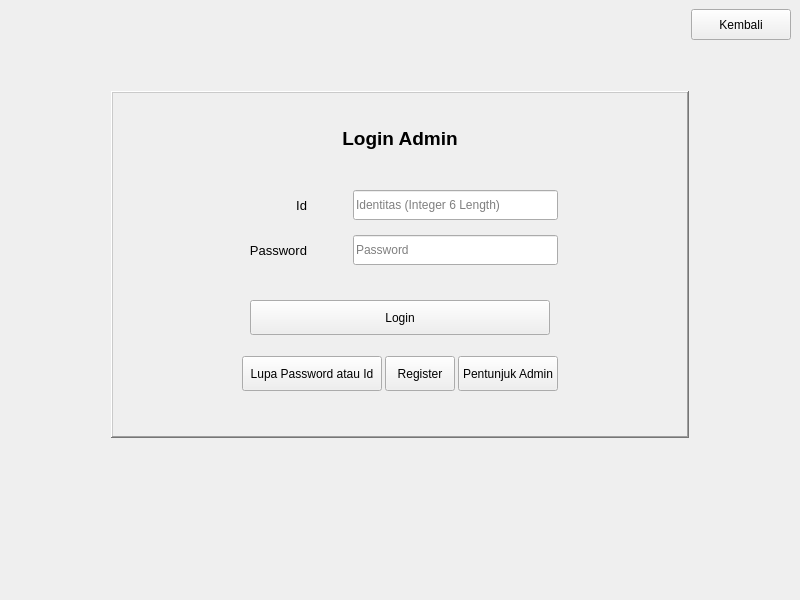
<?xml version="1.0" encoding="UTF-8"?>
<ui version="4.0">
 <class>MainWindow</class>
 <widget class="QMainWindow" name="MainWindow">
  <property name="geometry">
   <rect>
    <x>0</x>
    <y>0</y>
    <width>800</width>
    <height>600</height>
   </rect>
  </property>
  <property name="windowTitle">
   <string>MainWindow</string>
  </property>
  <property name="windowIcon">
   <iconset resource="sourcesGambar.qrc">
    <normaloff>:/Main/logo_unikom_kuning.png</normaloff>:/Main/logo_unikom_kuning.png</iconset>
  </property>
  <widget class="QWidget" name="centralwidget">
   <layout class="QVBoxLayout" name="verticalLayout">
    <item>
     <widget class="QFrame" name="frame_2">
      <property name="maximumSize">
       <size>
        <width>16777215</width>
        <height>31</height>
       </size>
      </property>
      <property name="frameShape">
       <enum>QFrame::NoFrame</enum>
      </property>
      <property name="frameShadow">
       <enum>QFrame::Raised</enum>
      </property>
      <layout class="QHBoxLayout" name="horizontalLayout">
       <property name="spacing">
        <number>0</number>
       </property>
       <property name="leftMargin">
        <number>0</number>
       </property>
       <property name="topMargin">
        <number>0</number>
       </property>
       <property name="rightMargin">
        <number>0</number>
       </property>
       <property name="bottomMargin">
        <number>0</number>
       </property>
       <item>
        <spacer name="horizontalSpacer">
         <property name="orientation">
          <enum>Qt::Horizontal</enum>
         </property>
         <property name="sizeHint" stdset="0">
          <size>
           <width>40</width>
           <height>31</height>
          </size>
         </property>
        </spacer>
       </item>
       <item>
        <widget class="QPushButton" name="pbKembali">
         <property name="minimumSize">
          <size>
           <width>100</width>
           <height>30</height>
          </size>
         </property>
         <property name="maximumSize">
          <size>
           <width>16777215</width>
           <height>40</height>
          </size>
         </property>
         <property name="toolTip">
          <string>Kembali ke menu Login</string>
         </property>
         <property name="toolTipDuration">
          <number>-200</number>
         </property>
         <property name="text">
          <string>Kembali</string>
         </property>
        </widget>
       </item>
      </layout>
     </widget>
    </item>
    <item>
     <spacer name="verticalSpacer_4">
      <property name="orientation">
       <enum>Qt::Vertical</enum>
      </property>
      <property name="sizeHint" stdset="0">
       <size>
        <width>20</width>
        <height>43</height>
       </size>
      </property>
     </spacer>
    </item>
    <item>
     <widget class="QFrame" name="frame">
      <property name="frameShape">
       <enum>QFrame::NoFrame</enum>
      </property>
      <property name="frameShadow">
       <enum>QFrame::Raised</enum>
      </property>
      <layout class="QHBoxLayout" name="horizontalLayout_3">
       <item>
        <spacer name="horizontalSpacer_3">
         <property name="orientation">
          <enum>Qt::Horizontal</enum>
         </property>
         <property name="sizeType">
          <enum>QSizePolicy::Expanding</enum>
         </property>
         <property name="sizeHint" stdset="0">
          <size>
           <width>150</width>
           <height>20</height>
          </size>
         </property>
        </spacer>
       </item>
       <item>
        <widget class="QFrame" name="frame_4">
         <property name="sizePolicy">
          <sizepolicy hsizetype="MinimumExpanding" vsizetype="MinimumExpanding">
           <horstretch>0</horstretch>
           <verstretch>0</verstretch>
          </sizepolicy>
         </property>
         <property name="frameShape">
          <enum>QFrame::WinPanel</enum>
         </property>
         <property name="frameShadow">
          <enum>QFrame::Raised</enum>
         </property>
         <property name="lineWidth">
          <number>1</number>
         </property>
         <property name="midLineWidth">
          <number>0</number>
         </property>
         <layout class="QVBoxLayout" name="verticalLayout_2">
          <property name="leftMargin">
           <number>20</number>
          </property>
          <property name="rightMargin">
           <number>20</number>
          </property>
          <item>
           <spacer name="verticalSpacer_6">
            <property name="orientation">
             <enum>Qt::Vertical</enum>
            </property>
            <property name="sizeType">
             <enum>QSizePolicy::Fixed</enum>
            </property>
            <property name="sizeHint" stdset="0">
             <size>
              <width>20</width>
              <height>25</height>
             </size>
            </property>
           </spacer>
          </item>
          <item>
           <widget class="QLabel" name="label_2">
            <property name="sizePolicy">
             <sizepolicy hsizetype="Expanding" vsizetype="Expanding">
              <horstretch>0</horstretch>
              <verstretch>0</verstretch>
             </sizepolicy>
            </property>
            <property name="font">
             <font>
              <pointsize>14</pointsize>
              <weight>75</weight>
              <bold>true</bold>
             </font>
            </property>
            <property name="text">
             <string>Login Admin</string>
            </property>
            <property name="alignment">
             <set>Qt::AlignCenter</set>
            </property>
           </widget>
          </item>
          <item>
           <spacer name="verticalSpacer_5">
            <property name="orientation">
             <enum>Qt::Vertical</enum>
            </property>
            <property name="sizeType">
             <enum>QSizePolicy::Fixed</enum>
            </property>
            <property name="sizeHint" stdset="0">
             <size>
              <width>20</width>
              <height>25</height>
             </size>
            </property>
           </spacer>
          </item>
          <item>
           <widget class="QFrame" name="frame_8">
            <property name="frameShape">
             <enum>QFrame::NoFrame</enum>
            </property>
            <property name="frameShadow">
             <enum>QFrame::Raised</enum>
            </property>
            <layout class="QHBoxLayout" name="horizontalLayout_7">
             <property name="spacing">
              <number>6</number>
             </property>
             <property name="bottomMargin">
              <number>0</number>
             </property>
             <item>
              <spacer name="horizontalSpacer_13">
               <property name="orientation">
                <enum>Qt::Horizontal</enum>
               </property>
               <property name="sizeType">
                <enum>QSizePolicy::Maximum</enum>
               </property>
               <property name="sizeHint" stdset="0">
                <size>
                 <width>100</width>
                 <height>20</height>
                </size>
               </property>
              </spacer>
             </item>
             <item>
              <widget class="QLabel" name="label_5">
               <property name="minimumSize">
                <size>
                 <width>65</width>
                 <height>0</height>
                </size>
               </property>
               <property name="maximumSize">
                <size>
                 <width>70</width>
                 <height>16777215</height>
                </size>
               </property>
               <property name="font">
                <font>
                 <pointsize>10</pointsize>
                </font>
               </property>
               <property name="text">
                <string>Id</string>
               </property>
               <property name="scaledContents">
                <bool>true</bool>
               </property>
               <property name="alignment">
                <set>Qt::AlignRight|Qt::AlignTrailing|Qt::AlignVCenter</set>
               </property>
               <property name="wordWrap">
                <bool>false</bool>
               </property>
              </widget>
             </item>
             <item>
              <spacer name="horizontalSpacer_14">
               <property name="orientation">
                <enum>Qt::Horizontal</enum>
               </property>
               <property name="sizeType">
                <enum>QSizePolicy::Fixed</enum>
               </property>
               <property name="sizeHint" stdset="0">
                <size>
                 <width>40</width>
                 <height>20</height>
                </size>
               </property>
              </spacer>
             </item>
             <item>
              <widget class="QLineEdit" name="leId">
               <property name="minimumSize">
                <size>
                 <width>200</width>
                 <height>30</height>
                </size>
               </property>
               <property name="inputMethodHints">
                <set>Qt::ImhNone</set>
               </property>
               <property name="maxLength">
                <number>6</number>
               </property>
               <property name="placeholderText">
                <string>Identitas (Integer 6 Length)</string>
               </property>
              </widget>
             </item>
             <item>
              <spacer name="horizontalSpacer_15">
               <property name="orientation">
                <enum>Qt::Horizontal</enum>
               </property>
               <property name="sizeType">
                <enum>QSizePolicy::Maximum</enum>
               </property>
               <property name="sizeHint" stdset="0">
                <size>
                 <width>100</width>
                 <height>20</height>
                </size>
               </property>
              </spacer>
             </item>
            </layout>
           </widget>
          </item>
          <item>
           <widget class="QFrame" name="frame_5">
            <property name="frameShape">
             <enum>QFrame::NoFrame</enum>
            </property>
            <property name="frameShadow">
             <enum>QFrame::Raised</enum>
            </property>
            <layout class="QHBoxLayout" name="horizontalLayout_4">
             <property name="spacing">
              <number>6</number>
             </property>
             <property name="bottomMargin">
              <number>0</number>
             </property>
             <item>
              <spacer name="horizontalSpacer_5">
               <property name="orientation">
                <enum>Qt::Horizontal</enum>
               </property>
               <property name="sizeType">
                <enum>QSizePolicy::Maximum</enum>
               </property>
               <property name="sizeHint" stdset="0">
                <size>
                 <width>100</width>
                 <height>20</height>
                </size>
               </property>
              </spacer>
             </item>
             <item>
              <widget class="QLabel" name="label_3">
               <property name="minimumSize">
                <size>
                 <width>65</width>
                 <height>0</height>
                </size>
               </property>
               <property name="maximumSize">
                <size>
                 <width>70</width>
                 <height>16777215</height>
                </size>
               </property>
               <property name="font">
                <font>
                 <pointsize>10</pointsize>
                </font>
               </property>
               <property name="inputMethodHints">
                <set>Qt::ImhNone</set>
               </property>
               <property name="text">
                <string>Password</string>
               </property>
               <property name="scaledContents">
                <bool>true</bool>
               </property>
               <property name="alignment">
                <set>Qt::AlignRight|Qt::AlignTrailing|Qt::AlignVCenter</set>
               </property>
               <property name="wordWrap">
                <bool>false</bool>
               </property>
              </widget>
             </item>
             <item>
              <spacer name="horizontalSpacer_6">
               <property name="orientation">
                <enum>Qt::Horizontal</enum>
               </property>
               <property name="sizeType">
                <enum>QSizePolicy::Fixed</enum>
               </property>
               <property name="sizeHint" stdset="0">
                <size>
                 <width>40</width>
                 <height>20</height>
                </size>
               </property>
              </spacer>
             </item>
             <item>
              <widget class="QLineEdit" name="lePass">
               <property name="minimumSize">
                <size>
                 <width>200</width>
                 <height>30</height>
                </size>
               </property>
               <property name="inputMethodHints">
                <set>Qt::ImhHiddenText|Qt::ImhNoAutoUppercase|Qt::ImhNoPredictiveText|Qt::ImhSensitiveData</set>
               </property>
               <property name="maxLength">
                <number>30</number>
               </property>
               <property name="frame">
                <bool>true</bool>
               </property>
               <property name="echoMode">
                <enum>QLineEdit::Password</enum>
               </property>
               <property name="placeholderText">
                <string>Password</string>
               </property>
              </widget>
             </item>
             <item>
              <spacer name="horizontalSpacer_8">
               <property name="orientation">
                <enum>Qt::Horizontal</enum>
               </property>
               <property name="sizeType">
                <enum>QSizePolicy::Maximum</enum>
               </property>
               <property name="sizeHint" stdset="0">
                <size>
                 <width>100</width>
                 <height>20</height>
                </size>
               </property>
              </spacer>
             </item>
            </layout>
           </widget>
          </item>
          <item>
           <spacer name="verticalSpacer_2">
            <property name="orientation">
             <enum>Qt::Vertical</enum>
            </property>
            <property name="sizeType">
             <enum>QSizePolicy::Maximum</enum>
            </property>
            <property name="sizeHint" stdset="0">
             <size>
              <width>20</width>
              <height>20</height>
             </size>
            </property>
           </spacer>
          </item>
          <item>
           <widget class="QFrame" name="frame_6">
            <property name="maximumSize">
             <size>
              <width>16777215</width>
              <height>50</height>
             </size>
            </property>
            <property name="frameShape">
             <enum>QFrame::NoFrame</enum>
            </property>
            <property name="frameShadow">
             <enum>QFrame::Raised</enum>
            </property>
            <layout class="QHBoxLayout" name="horizontalLayout_5">
             <item>
              <spacer name="horizontalSpacer_7">
               <property name="orientation">
                <enum>Qt::Horizontal</enum>
               </property>
               <property name="sizeType">
                <enum>QSizePolicy::Expanding</enum>
               </property>
               <property name="sizeHint" stdset="0">
                <size>
                 <width>100</width>
                 <height>20</height>
                </size>
               </property>
              </spacer>
             </item>
             <item>
              <widget class="QPushButton" name="pbLogin">
               <property name="minimumSize">
                <size>
                 <width>300</width>
                 <height>35</height>
                </size>
               </property>
               <property name="maximumSize">
                <size>
                 <width>300</width>
                 <height>500</height>
                </size>
               </property>
               <property name="acceptDrops">
                <bool>true</bool>
               </property>
               <property name="toolTip">
                <string/>
               </property>
               <property name="toolTipDuration">
                <number>0</number>
               </property>
               <property name="statusTip">
                <string/>
               </property>
               <property name="whatsThis">
                <string/>
               </property>
               <property name="text">
                <string>Login</string>
               </property>
              </widget>
             </item>
             <item>
              <spacer name="horizontalSpacer_9">
               <property name="orientation">
                <enum>Qt::Horizontal</enum>
               </property>
               <property name="sizeType">
                <enum>QSizePolicy::Expanding</enum>
               </property>
               <property name="sizeHint" stdset="0">
                <size>
                 <width>100</width>
                 <height>20</height>
                </size>
               </property>
              </spacer>
             </item>
            </layout>
           </widget>
          </item>
          <item>
           <widget class="QFrame" name="frame_7">
            <property name="maximumSize">
             <size>
              <width>16777215</width>
              <height>50</height>
             </size>
            </property>
            <property name="frameShape">
             <enum>QFrame::NoFrame</enum>
            </property>
            <property name="frameShadow">
             <enum>QFrame::Raised</enum>
            </property>
            <layout class="QHBoxLayout" name="horizontalLayout_8">
             <property name="spacing">
              <number>3</number>
             </property>
             <item>
              <spacer name="horizontalSpacer_12">
               <property name="orientation">
                <enum>Qt::Horizontal</enum>
               </property>
               <property name="sizeType">
                <enum>QSizePolicy::Expanding</enum>
               </property>
               <property name="sizeHint" stdset="0">
                <size>
                 <width>100</width>
                 <height>20</height>
                </size>
               </property>
              </spacer>
             </item>
             <item>
              <widget class="QPushButton" name="pbLupa">
               <property name="enabled">
                <bool>true</bool>
               </property>
               <property name="minimumSize">
                <size>
                 <width>140</width>
                 <height>35</height>
                </size>
               </property>
               <property name="maximumSize">
                <size>
                 <width>150</width>
                 <height>35</height>
                </size>
               </property>
               <property name="acceptDrops">
                <bool>true</bool>
               </property>
               <property name="toolTip">
                <string/>
               </property>
               <property name="toolTipDuration">
                <number>0</number>
               </property>
               <property name="statusTip">
                <string/>
               </property>
               <property name="whatsThis">
                <string/>
               </property>
               <property name="text">
                <string>Lupa Password atau Id</string>
               </property>
              </widget>
             </item>
             <item>
              <widget class="QPushButton" name="pbRegister">
               <property name="minimumSize">
                <size>
                 <width>0</width>
                 <height>35</height>
                </size>
               </property>
               <property name="maximumSize">
                <size>
                 <width>70</width>
                 <height>500</height>
                </size>
               </property>
               <property name="acceptDrops">
                <bool>true</bool>
               </property>
               <property name="toolTip">
                <string/>
               </property>
               <property name="toolTipDuration">
                <number>0</number>
               </property>
               <property name="statusTip">
                <string/>
               </property>
               <property name="whatsThis">
                <string/>
               </property>
               <property name="text">
                <string>Register</string>
               </property>
              </widget>
             </item>
             <item>
              <widget class="QPushButton" name="pbPetunjuk">
               <property name="enabled">
                <bool>true</bool>
               </property>
               <property name="minimumSize">
                <size>
                 <width>100</width>
                 <height>35</height>
                </size>
               </property>
               <property name="maximumSize">
                <size>
                 <width>100</width>
                 <height>35</height>
                </size>
               </property>
               <property name="acceptDrops">
                <bool>true</bool>
               </property>
               <property name="toolTip">
                <string/>
               </property>
               <property name="toolTipDuration">
                <number>0</number>
               </property>
               <property name="statusTip">
                <string/>
               </property>
               <property name="whatsThis">
                <string/>
               </property>
               <property name="text">
                <string>Pentunjuk Admin</string>
               </property>
              </widget>
             </item>
             <item>
              <spacer name="horizontalSpacer_16">
               <property name="orientation">
                <enum>Qt::Horizontal</enum>
               </property>
               <property name="sizeType">
                <enum>QSizePolicy::Expanding</enum>
               </property>
               <property name="sizeHint" stdset="0">
                <size>
                 <width>100</width>
                 <height>20</height>
                </size>
               </property>
              </spacer>
             </item>
            </layout>
           </widget>
          </item>
          <item>
           <spacer name="verticalSpacer">
            <property name="orientation">
             <enum>Qt::Vertical</enum>
            </property>
            <property name="sizeType">
             <enum>QSizePolicy::Fixed</enum>
            </property>
            <property name="sizeHint" stdset="0">
             <size>
              <width>20</width>
              <height>30</height>
             </size>
            </property>
           </spacer>
          </item>
         </layout>
        </widget>
       </item>
       <item>
        <spacer name="horizontalSpacer_4">
         <property name="orientation">
          <enum>Qt::Horizontal</enum>
         </property>
         <property name="sizeType">
          <enum>QSizePolicy::Expanding</enum>
         </property>
         <property name="sizeHint" stdset="0">
          <size>
           <width>150</width>
           <height>20</height>
          </size>
         </property>
        </spacer>
       </item>
      </layout>
     </widget>
    </item>
    <item>
     <spacer name="verticalSpacer_3">
      <property name="orientation">
       <enum>Qt::Vertical</enum>
      </property>
      <property name="sizeHint" stdset="0">
       <size>
        <width>20</width>
        <height>43</height>
       </size>
      </property>
     </spacer>
    </item>
    <item>
     <widget class="QFrame" name="frame_3">
      <property name="maximumSize">
       <size>
        <width>16777215</width>
        <height>105</height>
       </size>
      </property>
      <property name="frameShape">
       <enum>QFrame::NoFrame</enum>
      </property>
      <property name="frameShadow">
       <enum>QFrame::Raised</enum>
      </property>
      <layout class="QHBoxLayout" name="horizontalLayout_2">
       <property name="spacing">
        <number>1</number>
       </property>
       <property name="leftMargin">
        <number>1</number>
       </property>
       <property name="topMargin">
        <number>1</number>
       </property>
       <property name="rightMargin">
        <number>1</number>
       </property>
       <property name="bottomMargin">
        <number>1</number>
       </property>
       <item>
        <widget class="QLabel" name="lLogoUnikom">
         <property name="sizePolicy">
          <sizepolicy hsizetype="Fixed" vsizetype="Fixed">
           <horstretch>0</horstretch>
           <verstretch>0</verstretch>
          </sizepolicy>
         </property>
         <property name="minimumSize">
          <size>
           <width>100</width>
           <height>100</height>
          </size>
         </property>
         <property name="maximumSize">
          <size>
           <width>100</width>
           <height>100</height>
          </size>
         </property>
         <property name="frameShape">
          <enum>QFrame::NoFrame</enum>
         </property>
         <property name="text">
          <string/>
         </property>
         <property name="pixmap">
          <pixmap resource="sourcesGambar.qrc">:/Main/logo_unikom_kuning.png</pixmap>
         </property>
         <property name="scaledContents">
          <bool>true</bool>
         </property>
         <property name="alignment">
          <set>Qt::AlignCenter</set>
         </property>
         <property name="wordWrap">
          <bool>true</bool>
         </property>
        </widget>
       </item>
       <item>
        <spacer name="horizontalSpacer_2">
         <property name="orientation">
          <enum>Qt::Horizontal</enum>
         </property>
         <property name="sizeHint" stdset="0">
          <size>
           <width>666</width>
           <height>20</height>
          </size>
         </property>
        </spacer>
       </item>
      </layout>
     </widget>
    </item>
   </layout>
  </widget>
 </widget>
 <resources>
  <include location="sourcesGambar.qrc"/>
 </resources>
 <connections/>
</ui>
